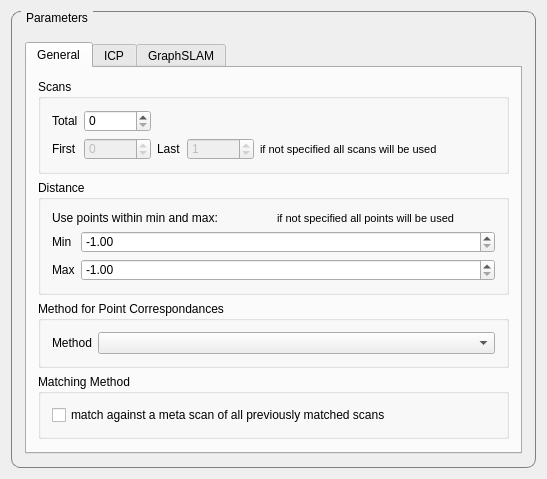
<?xml version="1.0" encoding="UTF-8"?>
<ui version="4.0">
 <class>Parameter_widget</class>
 <widget class="QWidget" name="Parameter_widget">
  <property name="geometry">
   <rect>
    <x>0</x>
    <y>0</y>
    <width>547</width>
    <height>460</height>
   </rect>
  </property>
  <property name="windowTitle">
   <string>Parameters</string>
  </property>
  <property name="styleSheet">
   <string notr="true"/>
  </property>
  <layout class="QVBoxLayout" name="verticalLayout">
   <item>
    <widget class="QGroupBox" name="gb_parameters">
     <property name="styleSheet">
      <string notr="true">QGroupBox#gb_parameters { 
	border: 1px solid gray; 
	border-radius: 9px; 
	margin-top: 0.5em;
	padding-top: 0.5em; 
}
 QGroupBox#gb_parameters::title {
    subcontrol-origin: margin;
    left: 10px;
    padding: 0 3px 0 3px;
}</string>
     </property>
     <property name="title">
      <string>Parameters</string>
     </property>
     <layout class="QVBoxLayout" name="verticalLayout_2">
      <item>
       <widget class="QTabWidget" name="tb_settings">
        <property name="enabled">
         <bool>true</bool>
        </property>
        <property name="currentIndex">
         <number>0</number>
        </property>
        <widget class="QWidget" name="tab_general">
         <attribute name="title">
          <string>General</string>
         </attribute>
         <layout class="QVBoxLayout" name="verticalLayout_5">
          <item>
           <widget class="QGroupBox" name="gb_scans">
            <property name="title">
             <string>Scans</string>
            </property>
            <layout class="QGridLayout" name="gridLayout_2">
             <item row="1" column="4">
              <widget class="QSpinBox" name="sb_last">
               <property name="enabled">
                <bool>false</bool>
               </property>
               <property name="minimum">
                <number>-1</number>
               </property>
               <property name="maximum">
                <number>1000000</number>
               </property>
               <property name="value">
                <number>1</number>
               </property>
              </widget>
             </item>
             <item row="1" column="0">
              <widget class="QLabel" name="l_first">
               <property name="text">
                <string>First</string>
               </property>
              </widget>
             </item>
             <item row="0" column="0">
              <widget class="QLabel" name="l_total">
               <property name="text">
                <string>Total</string>
               </property>
              </widget>
             </item>
             <item row="1" column="3">
              <widget class="QLabel" name="l_last">
               <property name="text">
                <string>Last</string>
               </property>
              </widget>
             </item>
             <item row="1" column="1">
              <widget class="QSpinBox" name="sb_first">
               <property name="enabled">
                <bool>false</bool>
               </property>
               <property name="minimum">
                <number>-1</number>
               </property>
               <property name="maximum">
                <number>1000000</number>
               </property>
               <property name="value">
                <number>0</number>
               </property>
              </widget>
             </item>
             <item row="1" column="6">
              <spacer name="hs">
               <property name="orientation">
                <enum>Qt::Horizontal</enum>
               </property>
               <property name="sizeHint" stdset="0">
                <size>
                 <width>40</width>
                 <height>20</height>
                </size>
               </property>
              </spacer>
             </item>
             <item row="1" column="5">
              <widget class="QLabel" name="l_scans_info">
               <property name="font">
                <font>
                 <pointsize>8</pointsize>
                </font>
               </property>
               <property name="text">
                <string>if not specified all scans will be used</string>
               </property>
              </widget>
             </item>
             <item row="0" column="1">
              <widget class="QSpinBox" name="sb_total">
               <property name="maximum">
                <number>1000000000</number>
               </property>
              </widget>
             </item>
            </layout>
           </widget>
          </item>
          <item>
           <widget class="QGroupBox" name="gb_distance">
            <property name="title">
             <string>Distance </string>
            </property>
            <layout class="QVBoxLayout" name="verticalLayout_6">
             <item>
              <layout class="QHBoxLayout" name="hl_distance">
               <item>
                <widget class="QLabel" name="l_distance">
                 <property name="text">
                  <string>Use points within min and max:</string>
                 </property>
                </widget>
               </item>
               <item>
                <widget class="QLabel" name="l_distance_info">
                 <property name="font">
                  <font>
                   <pointsize>8</pointsize>
                  </font>
                 </property>
                 <property name="text">
                  <string>if not specified all points will be used</string>
                 </property>
                </widget>
               </item>
              </layout>
             </item>
             <item>
              <layout class="QFormLayout" name="fl_distance">
               <item row="0" column="0">
                <widget class="QLabel" name="l_min">
                 <property name="text">
                  <string>Min</string>
                 </property>
                </widget>
               </item>
               <item row="0" column="1">
                <widget class="QDoubleSpinBox" name="dsb_min">
                 <property name="minimum">
                  <double>-1.000000000000000</double>
                 </property>
                 <property name="maximum">
                  <double>10000000.000000000000000</double>
                 </property>
                 <property name="value">
                  <double>-1.000000000000000</double>
                 </property>
                </widget>
               </item>
               <item row="1" column="0">
                <widget class="QLabel" name="l_max">
                 <property name="text">
                  <string>Max</string>
                 </property>
                </widget>
               </item>
               <item row="1" column="1">
                <widget class="QDoubleSpinBox" name="dsb_max">
                 <property name="minimum">
                  <double>-1.000000000000000</double>
                 </property>
                 <property name="maximum">
                  <double>1000000.000000000000000</double>
                 </property>
                 <property name="value">
                  <double>-1.000000000000000</double>
                 </property>
                </widget>
               </item>
              </layout>
             </item>
            </layout>
           </widget>
          </item>
          <item>
           <widget class="QGroupBox" name="gb_correspondances">
            <property name="title">
             <string>Method for Point Correspondances</string>
            </property>
            <layout class="QFormLayout" name="formLayout_5">
             <item row="0" column="0">
              <widget class="QLabel" name="l_correspondances">
               <property name="text">
                <string>Method</string>
               </property>
              </widget>
             </item>
             <item row="0" column="1">
              <widget class="QComboBox" name="cb_correspondances"/>
             </item>
            </layout>
           </widget>
          </item>
          <item>
           <widget class="QGroupBox" name="gb_matching">
            <property name="title">
             <string>Matching Method</string>
            </property>
            <layout class="QGridLayout" name="gridLayout">
             <item row="0" column="0">
              <widget class="QCheckBox" name="cb_metascan">
               <property name="text">
                <string>match against a meta scan of all previously matched scans</string>
               </property>
              </widget>
             </item>
            </layout>
           </widget>
          </item>
          <item>
           <spacer name="vs5">
            <property name="orientation">
             <enum>Qt::Vertical</enum>
            </property>
            <property name="sizeHint" stdset="0">
             <size>
              <width>20</width>
              <height>40</height>
             </size>
            </property>
           </spacer>
          </item>
         </layout>
        </widget>
        <widget class="QWidget" name="tab_icp">
         <attribute name="title">
          <string>ICP</string>
         </attribute>
         <layout class="QVBoxLayout" name="verticalLayout_3">
          <item>
           <widget class="QGroupBox" name="gb_icp_minimization">
            <property name="title">
             <string>ICP Minimization</string>
            </property>
            <layout class="QFormLayout" name="formLayout_2">
             <item row="0" column="0">
              <widget class="QLabel" name="l_icp_minimization">
               <property name="text">
                <string>Algorithm</string>
               </property>
              </widget>
             </item>
             <item row="0" column="1">
              <widget class="QComboBox" name="cb_icp_minimization">
               <property name="currentText">
                <string/>
               </property>
              </widget>
             </item>
             <item row="1" column="0">
              <widget class="QLabel" name="l_icp_iterations">
               <property name="text">
                <string>Max Iterations</string>
               </property>
              </widget>
             </item>
             <item row="1" column="1">
              <widget class="QSpinBox" name="sb_icp_iterations">
               <property name="layoutDirection">
                <enum>Qt::LeftToRight</enum>
               </property>
               <property name="alignment">
                <set>Qt::AlignLeading|Qt::AlignLeft|Qt::AlignVCenter</set>
               </property>
               <property name="maximum">
                <number>1000</number>
               </property>
               <property name="value">
                <number>50</number>
               </property>
              </widget>
             </item>
             <item row="2" column="0">
              <widget class="QLabel" name="l_icp_epsilon">
               <property name="text">
                <string>Epsilon</string>
               </property>
              </widget>
             </item>
             <item row="2" column="1">
              <widget class="QDoubleSpinBox" name="dsb_icp_epsilon">
               <property name="decimals">
                <number>16</number>
               </property>
               <property name="minimum">
                <double>0.000000000000000</double>
               </property>
               <property name="singleStep">
                <double>0.000001000000000</double>
               </property>
               <property name="value">
                <double>0.000010000000000</double>
               </property>
              </widget>
             </item>
            </layout>
           </widget>
          </item>
          <item>
           <widget class="QGroupBox" name="gb_nn">
            <property name="title">
             <string>Nearest Neighbor</string>
            </property>
            <layout class="QFormLayout" name="formLayout_3">
             <item row="0" column="0">
              <widget class="QLabel" name="l_nn">
               <property name="text">
                <string>Algorithm</string>
               </property>
              </widget>
             </item>
             <item row="0" column="1">
              <widget class="QComboBox" name="cb_nn"/>
             </item>
             <item row="1" column="0">
              <widget class="QLabel" name="l_nn_p2p_distance">
               <property name="text">
                <string>Max P2P Distance</string>
               </property>
              </widget>
             </item>
             <item row="1" column="1">
              <widget class="QDoubleSpinBox" name="dsb_nn_p2p_distance">
               <property name="decimals">
                <number>4</number>
               </property>
               <property name="maximum">
                <double>10000000.000000000000000</double>
               </property>
               <property name="value">
                <double>25.000000000000000</double>
               </property>
              </widget>
             </item>
            </layout>
           </widget>
          </item>
          <item>
           <spacer name="vs3">
            <property name="orientation">
             <enum>Qt::Vertical</enum>
            </property>
            <property name="sizeHint" stdset="0">
             <size>
              <width>20</width>
              <height>40</height>
             </size>
            </property>
           </spacer>
          </item>
         </layout>
        </widget>
        <widget class="QWidget" name="tab_graphslam">
         <attribute name="title">
          <string>GraphSLAM</string>
         </attribute>
         <layout class="QVBoxLayout" name="verticalLayout_4">
          <item>
           <widget class="QGroupBox" name="gb_closing_loop">
            <property name="title">
             <string>Closing Loop</string>
            </property>
            <layout class="QFormLayout" name="formLayout">
             <item row="0" column="0">
              <widget class="QLabel" name="l_closing_loop">
               <property name="text">
                <string>Algorithm</string>
               </property>
              </widget>
             </item>
             <item row="0" column="1">
              <widget class="QComboBox" name="cb_closing_loop">
               <property name="currentText">
                <string/>
               </property>
              </widget>
             </item>
             <item row="1" column="0">
              <widget class="QLabel" name="l_loop_size">
               <property name="text">
                <string>Loop Size</string>
               </property>
              </widget>
             </item>
             <item row="1" column="1">
              <widget class="QSpinBox" name="sb_loop_size">
               <property name="maximum">
                <number>1000000000</number>
               </property>
               <property name="value">
                <number>20</number>
               </property>
              </widget>
             </item>
             <item row="2" column="0">
              <widget class="QLabel" name="l_cl_max_distance">
               <property name="text">
                <string>Max Distance</string>
               </property>
              </widget>
             </item>
             <item row="2" column="1">
              <widget class="QSpinBox" name="sb_cl_max_distance">
               <property name="maximum">
                <number>10000000</number>
               </property>
               <property name="value">
                <number>500</number>
               </property>
              </widget>
             </item>
             <item row="3" column="0">
              <widget class="QLabel" name="l_cl_p2p_distance">
               <property name="text">
                <string>Max P2P Distance</string>
               </property>
              </widget>
             </item>
             <item row="3" column="1">
              <widget class="QDoubleSpinBox" name="dsb_cl_p2p_distance">
               <property name="decimals">
                <number>4</number>
               </property>
               <property name="maximum">
                <double>1000000.000000000000000</double>
               </property>
               <property name="value">
                <double>700.000000000000000</double>
               </property>
              </widget>
             </item>
             <item row="4" column="0">
              <widget class="QLabel" name="l_cl_iterations">
               <property name="text">
                <string>Max Iterations</string>
               </property>
              </widget>
             </item>
             <item row="4" column="1">
              <widget class="QSpinBox" name="sb_cl_iterations">
               <property name="maximum">
                <number>1000000</number>
               </property>
               <property name="value">
                <number>100</number>
               </property>
              </widget>
             </item>
            </layout>
           </widget>
          </item>
          <item>
           <widget class="QGroupBox" name="gb_graphslam">
            <property name="title">
             <string>GraphSLAM Minimization</string>
            </property>
            <layout class="QFormLayout" name="formLayout_4">
             <item row="0" column="1">
              <widget class="QComboBox" name="cb_graphslam"/>
             </item>
             <item row="0" column="0">
              <widget class="QLabel" name="l_graphslam">
               <property name="text">
                <string>Algorithm</string>
               </property>
              </widget>
             </item>
             <item row="1" column="0">
              <widget class="QLabel" name="l_slam_iterations">
               <property name="text">
                <string>Max Iterations</string>
               </property>
              </widget>
             </item>
             <item row="1" column="1">
              <widget class="QSpinBox" name="sb_slam_iterations">
               <property name="minimum">
                <number>-1</number>
               </property>
               <property name="maximum">
                <number>1000</number>
               </property>
               <property name="value">
                <number>50</number>
               </property>
              </widget>
             </item>
             <item row="3" column="0">
              <widget class="QLabel" name="l_graph_p2p_distance">
               <property name="text">
                <string>Max P2P Distance</string>
               </property>
              </widget>
             </item>
             <item row="2" column="0">
              <widget class="QLabel" name="l_graph_epsilon">
               <property name="text">
                <string>Epsilon</string>
               </property>
              </widget>
             </item>
             <item row="2" column="1">
              <widget class="QDoubleSpinBox" name="dsb_graph_epsilon">
               <property name="decimals">
                <number>4</number>
               </property>
               <property name="singleStep">
                <double>0.100000000000000</double>
               </property>
               <property name="value">
                <double>0.500000000000000</double>
               </property>
              </widget>
             </item>
             <item row="3" column="1">
              <widget class="QDoubleSpinBox" name="dsb_graph_p2p_distance">
               <property name="decimals">
                <number>4</number>
               </property>
               <property name="maximum">
                <double>1000000.000000000000000</double>
               </property>
               <property name="value">
                <double>25.000000000000000</double>
               </property>
              </widget>
             </item>
            </layout>
           </widget>
          </item>
          <item>
           <spacer name="vs4">
            <property name="orientation">
             <enum>Qt::Vertical</enum>
            </property>
            <property name="sizeHint" stdset="0">
             <size>
              <width>20</width>
              <height>40</height>
             </size>
            </property>
           </spacer>
          </item>
         </layout>
        </widget>
       </widget>
      </item>
     </layout>
    </widget>
   </item>
  </layout>
 </widget>
 <layoutdefault spacing="6" margin="11"/>
 <resources/>
 <connections/>
</ui>
